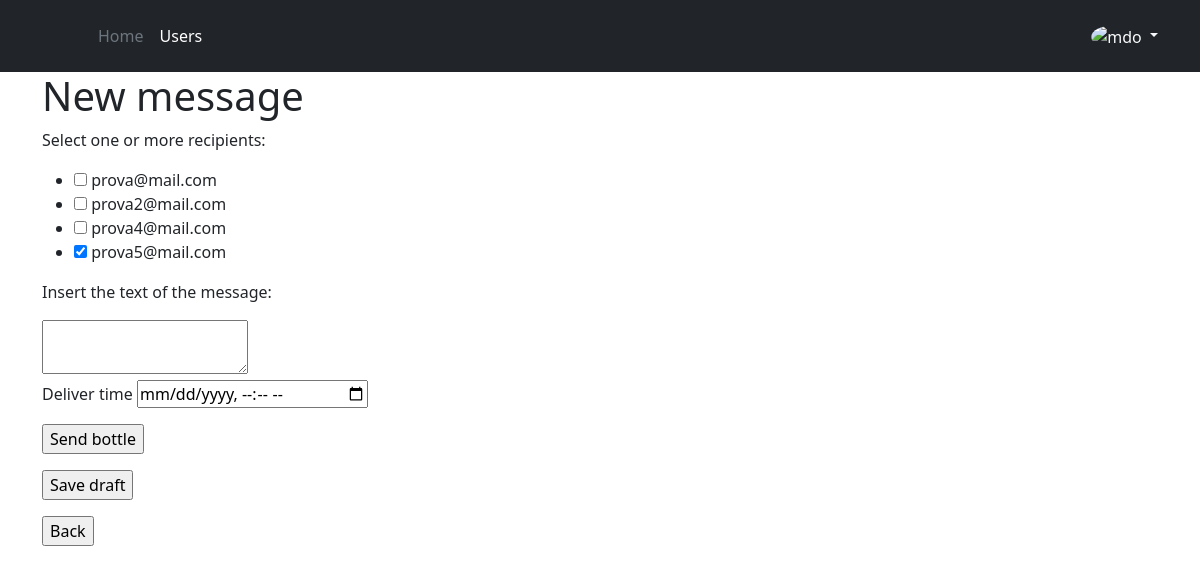
The page /new_message?single_recipient=prova5@mail.com (signed in) on the database its author committed.
### monolith/database.py (models this page shows, shortened)
class User(db.Model):
    __tablename__ = 'user'
    id = db.Column(db.Integer, primary_key=True, autoincrement=True)
    email = db.Column(db.Unicode(128), unique=True, nullable=False)
    firstname = db.Column(db.Unicode(128))
    lastname = db.Column(db.Unicode(128))
    password = db.Column(db.Unicode(128))
    date_of_birth = db.Column(db.Date)
    is_active = db.Column(db.Boolean, default=True)
    is_admin = db.Column(db.Boolean, default=False)
    is_anonymous = False
    has_picture = db.Column(db.Boolean, default=False)  # has the user a personal profile picture
    '''
    TODO 2nd priority stuffs
    lottery_points = db.Column(db.integer, default=0)
    content_filter_enabled = db.Column(db.Boolean, default=False)
    '''
    sent_messages = db.relationship('Message', backref='sender', lazy=True)
    received_messages = db.relationship('Message_Recipient', backref='recipient', lazy=True)
    reported_messages = db.relationship('Report', backref='reporter', lazy=True)
    @property
    def is_authenticated(self):
        return self._authenticated

### monolith/views/messages.py (the view, shortened to what this page needs)
@messages.route('/new_message', methods=['POST', 'GET'])
def new_message():
    if current_user is not None and hasattr(current_user, 'id'):
        msg_logic = MessageLogic()
        if request.method == 'GET':
            form = MessageForm()
            form.recipients.choices = msg_logic.get_list_of_recipients_email(current_user.id)
            single_recipient = request.args.get('single_recipient') # used to set a checkbox as checked if the recipient is choosen from the recipient list page
            return render_template('new_message.html', form=form, single_recipient=single_recipient)
        else:
            raise RuntimeError('This should not happen!')
    else: # user not logged
        return redirect('/login') # TODO print an error

### monolith/forms.py
class MessageForm(FlaskForm):
    recipients = MultiCheckboxField('recipients', choices=[]) # TODO write javascript script that set/remove the required attribute from the checkist
    content = f.TextAreaField('content', validators=[DataRequired()])
    deliver_time = f.DateTimeField('deliver_time', validators=[DataRequired()], format="%d-%m-%Y, %H:%M")

### monolith/auth.py (called while the page is built)
@login_manager.user_loader
def load_user(user_id):
    user = User.query.get(user_id)
    if user is not None:
        user._authenticated = True
    return user

### monolith/list_logic.py (called while the page is built, shortened)
    def retrieving_users(self, id):
        all_users = db.session.query(User).where(User.is_admin == False).where(User.id != id).where(User.is_active != False)
        return [a for a in all_users]

    def retrieving_users_in_blacklist(self, id):
        blacklist = db.session.query(Blacklist).where(or_(Blacklist.blocking_user_id == id, Blacklist.blocked_user_id == id))
        return [b for b in blacklist]

    def retrieving_recipients(self, id):
        all_users = self.retrieving_users(id)
        blacklist = self.retrieving_users_in_blacklist(id)
        return all_users

### monolith/message_logic.py (called while the page is built)
    def get_list_of_recipients_email(self, sender_id):
        list_logic = ListLogic()
        list_of_recipients = list_logic.retrieving_recipients(sender_id)
        return [(recipient.email, recipient.email) for recipient in list_of_recipients]

### monolith/templates/new_message.html (shortened to what this page needs)
{% extends "layout.html" %}
{% block content %}
<h1>New message</h1>
<form method="post">
    <p> Select one or more recipients:</p>
    <ul>
      {% for checkbox in form.recipients %}
      <li>
        {% if checkbox.data == single_recipient %}
          <input type="checkbox" name="recipients" value={{checkbox.data}} checked>
        {% else %}
            {{ checkbox }}
        {% endif %}
        {{ checkbox.data }}
      </li>
      {% endfor %}
    </ul>
    <p> Insert the text of the message:</p>
    {{ form.content }}
    <p>
      <label for="deliver_time">Deliver time</label>
      <input type="datetime-local" id="deliver_time" name="deliver_time">
    </p>
    <p>
      <input type="submit" name="submit" value="Send bottle"></input>
    </p>
    <p>
      <input type="submit" name="submit" value="Save draft"></input>
    </p>
</form>
<form method="get" action="/">
  <input type="submit" value="Back"></input>
</form>
{% endblock %}

### monolith/static/style/style.css (style rules this page uses)
html, body { height: 100%; }

### rows shown on the page
User: data "prova@mail.com"
User: data "prova2@mail.com"
User: data "prova4@mail.com"
User: data "prova5@mail.com"
